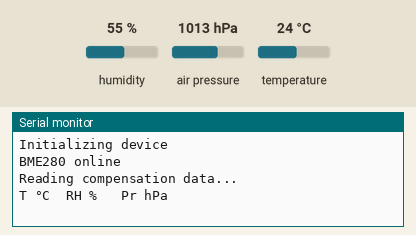
Simulated run of this sketch. Board: Arduino Uno, built with avr-gcc and run on an emulated ATmega328P. Parts: the last lines printed to the serial monitor. Wiring (inferred from the names in the program): BME280 sensor at I2C address 0x76. The inputs (shaded band) are chosen by the test bench; at power-on: humidity 55 %, air pressure 1013 hPa, temperature 24 °C.

Above: at 1.3 s.
1.4 s: humidity set to 22 %
At 3.2 s:
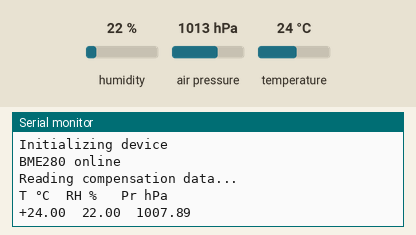
8.6 s: air pressure set to 952 hPa
At 9.1 s:
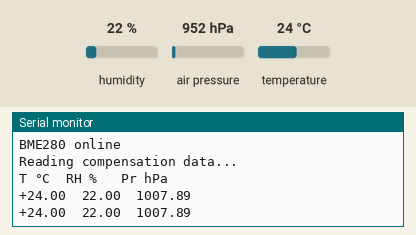
10.1 s: temperature set to 12 °C
At 13.4 s:
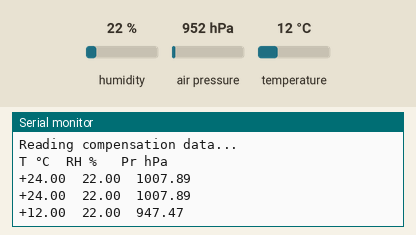

The sketch:

sensor_bme280_pers.ino
```cpp
/* This is an adapted code to use the 32 bits integers compensation formula from Bosch API.
 * This code is hence more adapted to ATMega328P microcontroller with limited resources.
 * See github.com/boschsensortec/BME280_SensorAPI/blob/master/bme280.c
 * Christian de Balorre,  Nov 20, 2024
*/

#define FOSC 16000000UL  // Clock frequency = Oscillator freq .
#define BDIV ((FOSC / 100000) - 16) / 2

// BME280 default 7bits address is 0x76 - 0b1110110
#define BME280_ADDRESS 0xEC  // Default = 111011x : SDO ground : x = 0 | Vddio x = 1
#define BME280_ID 0xD0
#define BME280_CONFIG 0xF5
#define BME280_CMEAS 0xF4
#define BME280_CHUM 0xF2  // Change to this register effective after wr to CTRL_MEAS
#define BME280_PREG 0xF7  // Pa register (0xF7 -> 0xF9)
#define BME280_TREG 0xFA  // T° register (0xFA -> 0xFC)
#define BME280_HREG 0xFD  // RH register (0xFD -> 0xFE)
#define BME280_TCAL 0x88
#define BME280_H1CAL 0xA1
#define BME280_HCAL 0xE1

// Change these values to your needs
#define H_MODE 0x02     // osrs_h * 2 : 0x00 = disable humidity sampling
#define TPF_MODE 0x4B   // osrs_t * 2 , osrs_p * 2, mode : normal
#define CONF 0x64       // Standbye 250ms, filter coeff 2

bool ack = 0;
bool nack = 1;
long t_fine;

struct data {
  byte msb;
  byte lsb;
  byte xlsb;
};

struct t_calib {
  unsigned int T1;
  int T2;
  int T3;
};

struct p_calib {
  unsigned int P1;
  int P2;
  int P3;
  int P4;
  int P5;
  int P6;
  int P7;
  int P8;
  int P9;
};

struct h_calib {
  byte H1;
  int H2;
  byte H3;
  int H4;
  int H5;
  char H6;
};

// Global vars
struct t_calib dig_t;
struct h_calib dig_h;
struct p_calib dig_p;

// Basic I2c functions
// Set clock rate and enable i2c controler and SDA/SDC ports
// ATmega328P : SCL = D19/PC5/A5 ; SDA = D18/PC4/A4
void i2c_init(void) {
  pinMode(18, INPUT);
  pinMode(19, INPUT);
  TWBR = BDIV;  // Bit rate : 100kHz@16MHz = 72 for prescaler = 1
  TWSR = 0x00;  // Status   : prescaler = 1
  TWCR = 0x00;
  bitSet(TWCR, TWEN);  // Enable i2c bloc and ports

  return;
}

void i2c_bye(void) {
  bitClear(TWCR, TWEN);  // Disable i2c bloc and SDA/SDC ports

  return;
}
// Start Master read/write session
// Note : TWSTA bit NOT cleared by hardware
byte i2c_start(void) {
  TWCR = _BV(TWINT) | _BV(TWSTA) | _BV(TWEN);
  while ((TWCR & 0x80) == 0);  // Wait for int flag to be set

  return (TWSR & 0xF8);  // Should be 0x08
}

void i2c_stop(void) {
  TWCR = _BV(TWINT) | _BV(TWSTO);

  return;
}

// Send a data byte
byte i2c_wrByte(byte data) {
  byte i = 0;
  TWDR = data;
  // Clear the int flag, send byte
  TWCR = _BV(TWINT) | _BV(TWEN);
  while ((TWCR & 0x80) == 0) { // Wait for twint flag to be set : < 100µs @ 100kbps
    delayMicroseconds(3);
    i++;
    if(i > 200) {             // Timeout 600µs
      Serial.print("Device timeout");
      break;
    }
  }
  return (TWSR & 0xF8);
}

// Receive a data byte
// If stop is set, will send a nack
byte i2c_rdByte(bool stop) {
  byte i = 0;
  if (stop) {
    TWCR = _BV(TWINT) | _BV(TWEN);  // Send NACK (TWEA =0) if last byte transmitted
  } else {
    TWCR = _BV(TWINT) | _BV(TWEA) | _BV(TWEN);  // Send regular ACK
  }
  while ((TWCR & 0x80) == 0){ // Wait for twint flag to be set  : < 100µs @ 100kbpbs
    delayMicroseconds(3);
    i++;
    if(i > 200){              // Timeout 600µs
      Serial.print("Device timeout");
      return (TWSR & 0xF8);
    }
  }
  return (TWDR);
}

void bme280_init() {
  byte stat;
  stat = i2c_start();
  if (stat != 0x08) {
    Serial.print("IO error - check SCL/SDA pins ");
    Serial.print(stat, HEX);
  }
  i2c_wrByte(BME280_ADDRESS & 0xFE);
  i2c_wrByte(BME280_ID);  // Request device ID register
  i2c_start();
  i2c_wrByte(BME280_ADDRESS | 0x01);
  stat = i2c_rdByte(nack);
  i2c_stop();

  if (stat != 0x60) {
    Serial.print("Unknown device : 0x");
    Serial.println(stat, HEX);
  } else {
    Serial.println("BME280 online");
  }
  // Prepare sensor to T°, Pa, RH reading ; note : when sensor disabled, output = 0x800000
  i2c_start();
  i2c_wrByte(BME280_ADDRESS & 0xFE);
  i2c_wrByte(BME280_CONFIG);
  i2c_wrByte(CONF);  // Standby 250ms, filter 2, spi off
  i2c_stop();
  delay(5);
  i2c_start();
  i2c_wrByte(BME280_ADDRESS & 0xFE);
  i2c_wrByte(BME280_CHUM);
  i2c_wrByte(H_MODE);
  i2c_stop();
  delay(5);
  i2c_start();
  i2c_wrByte(BME280_ADDRESS & 0xFE);
  i2c_wrByte(BME280_CMEAS);
  i2c_wrByte(TPF_MODE);
  i2c_stop();

  Serial.println("Reading compensation data...");
  // Read and populate T° & P compensation struct
  bme280_tpdig();
  // Read and populate RH compensation struct
  bme280_hdig();

  delay(100);

  return;
}

byte bme280_check(void) {
  byte ret;
  i2c_start();
  ret = i2c_wrByte(BME280_ADDRESS & 0xFE);
  i2c_stop();

  return ret;
}

long bme280_getdata(byte dev_addr, byte reg_addr) {
  struct data myData;
  long ret;
  i2c_start();
  i2c_wrByte(dev_addr & 0xFE);
  i2c_wrByte(reg_addr);
  i2c_start();
  i2c_wrByte(dev_addr | 0x01);
  myData.msb = i2c_rdByte(ack);
  myData.lsb = i2c_rdByte(ack);
  myData.xlsb = i2c_rdByte(nack);
  i2c_stop();

  ret = ((int)(myData.msb)) << 8;
  ret = ret | myData.lsb;
  if (reg_addr == 0xFD) {  // Humidity is 16 bits only (no xlsb)
    ret = ret & 0x0000FFFF;
    return ret;
  }
  ret = ret << 4;  // Pressure and temperature are 20 bits
  myData.xlsb = myData.xlsb >> 4;
  ret = ret | myData.xlsb;
  ret = ret & 0x000FFFFF;

  return ret;
}

// Read and populate RH compensation struct
void bme280_hdig(void) {
  byte digl;
  byte digh;
  i2c_start();
  i2c_wrByte(BME280_ADDRESS & 0xFE);
  i2c_wrByte(BME280_H1CAL);
  i2c_start();
  i2c_wrByte(BME280_ADDRESS | 0x01);
  dig_h.H1 = i2c_rdByte(nack);
  i2c_start();
  i2c_wrByte(BME280_ADDRESS & 0xFE);
  i2c_wrByte(BME280_HCAL);
  i2c_start();
  i2c_wrByte(BME280_ADDRESS | 0x01);
  digl = i2c_rdByte(ack);
  digh = i2c_rdByte(ack);
  dig_h.H2 = ((int)digh << 8) | digl;
  dig_h.H3 = i2c_rdByte(ack);
  digh = i2c_rdByte(ack);  // 0xE4
  digl = i2c_rdByte(ack);  // 0xE5
  // H4 is 12 bits from 0xE4 and Lnibble of 0xE5
  dig_h.H4 = ((int)digh << 4) | (digl & 0x0F);
  digh = i2c_rdByte(ack);  // 0xE6
  digl = digl & 0xF0;
  digl = digl >> 4;
  // H5 12 bits from E6 and hnibble of 0xE5
  dig_h.H5 = ((int)digh << 4) | digl;
  dig_h.H6 = i2c_rdByte(nack);
  i2c_stop();

  return;
}

// Read and populate T° & P compensation struct
void bme280_tpdig(void) {
  byte digl;
  byte digh;
  i2c_start();
  i2c_wrByte(BME280_ADDRESS & 0xFE);  // Master write
  i2c_wrByte(BME280_TCAL);
  i2c_start();  // Restart & Master read
  i2c_wrByte(BME280_ADDRESS | 0x01);
  digl = i2c_rdByte(ack);
  digh = i2c_rdByte(ack);
  dig_t.T1 = ((int)digh << 8) | digl;  // Should be 0x6E90
  digl = i2c_rdByte(ack);
  digh = i2c_rdByte(ack);
  dig_t.T2 = ((int)digh << 8) | digl;  // Should be 0x68ED
  digl = i2c_rdByte(ack);
  digh = i2c_rdByte(ack);
  dig_t.T3 = ((int)digh << 8) | digl;  // Should be 0x0032
  digl = i2c_rdByte(ack);
  digh = i2c_rdByte(ack);
  dig_p.P1 = ((int)digh << 8) | digl;
  digl = i2c_rdByte(ack);
  digh = i2c_rdByte(ack);
  dig_p.P2 = ((int)digh << 8) | digl;
  digl = i2c_rdByte(ack);
  digh = i2c_rdByte(ack);
  dig_p.P3 = ((int)digh << 8) | digl;
  digl = i2c_rdByte(ack);
  digh = i2c_rdByte(ack);
  dig_p.P4 = ((int)digh << 8) | digl;
  digl = i2c_rdByte(ack);
  digh = i2c_rdByte(ack);
  dig_p.P5 = ((int)digh << 8) | digl;
  digl = i2c_rdByte(ack);
  digh = i2c_rdByte(ack);
  dig_p.P6 = ((int)digh << 8) | digl;
  digl = i2c_rdByte(ack);
  digh = i2c_rdByte(ack);
  dig_p.P7 = ((int)digh << 8) | digl;
  digl = i2c_rdByte(ack);
  digh = i2c_rdByte(ack);
  dig_p.P8 = ((int)digh << 8) | digl;
  digl = i2c_rdByte(ack);
  digh = i2c_rdByte(nack);
  dig_p.P9 = ((int)digh << 8) | digl;
  i2c_stop();

  return;
}
// See github.com/boschsensortec/BME280_SensorAPI/blob/master/bme280.c for 32 bits compensation formulas
void bme280_dotemp(long *res) {
  long var1, var2;
  *res = 0;
  *res = bme280_getdata(BME280_ADDRESS, BME280_TREG);

  var1 = (*res >> 3) - ((long)dig_t.T1 << 1);
  var1 = (var1 * dig_t.T2) >> 11;
  var2 = (*res >> 4) - dig_t.T1;
  var2 = (((var2 * var2) >> 12) * dig_t.T3) >> 14;
  t_fine = var1 + var2;
  *res = ((t_fine * 5) + 128) >> 8;

  return;
}

void bme280_dorh(long *res) {
  long var1, var2, var3, var4, var5;
  *res = 0;
  *res = bme280_getdata(BME280_ADDRESS, BME280_HREG);

  var1 = t_fine - 76800;
  var2 = *res << 14;
  var3 = (long)(dig_h.H4) << 20;
  var4 = (long)(dig_h.H5) * var1;
  var5 = (((var2 - var3) - var4) + 16384) >> 15;
  var2 = (var1 * (long)(dig_h.H6)) >> 10;
  var3 = (var1 * (long)(dig_h.H3)) >> 11;
  var4 = ((var2 * (var3 + 32768)) >> 10) + 2097152;
  var2 = ((var4 * (long)(dig_h.H2)) + 8192) >> 14;
  var3 = var5 * var2;
  var4 = ((var3 >> 15) * (var3 >> 15)) >> 7;
  var5 = var3 - ((var4 * ((long)dig_h.H1)) >> 4);
  var5 = (var5 < 0 ? 0 : var5);
  var5 = (var5 > 419430400 ? 419430400 : var5);
  *res = var5 >> 12;

  return;
}

void bme280_dopressure(long *res) {
  long var1, var2, var3, var4, var5, press_temp;
  *res = 0;
  *res = bme280_getdata(BME280_ADDRESS, BME280_PREG);

  var1 = (t_fine >> 1) - 64000;
  var2 = ((var1 >> 2) * (var1 >> 2) >> 11) * dig_p.P6;
  var2 = var2 + ((var1 * dig_p.P5) << 1);
  var2 = (var2 >> 2) + ((long)(dig_p.P4) << 16);
  var3 = (dig_p.P3 * (((var1 >> 2) * (var1 >> 2)) >> 13)) >> 3;
  var4 = (dig_p.P2 * var1) >> 1;
  var1 = (var3 + var4) >> 18;
  var1 = ((32768 + var1) * dig_p.P1) >> 15;

  // Avoid exception caused by division by zero : simplified with no max nor min - diff in comments
  if (var1) {
    var5 = 1048576 - *res;
    press_temp = (var5 - (var2 >> 12)) * 3125;
    if (press_temp < -2147483648) {  // Force signed comparison
      press_temp = (press_temp << 1) / var1;
    } else {
      press_temp = (press_temp / var1) << 1;
    }
    var1 = 4285 * ((press_temp >> 3) * (press_temp >> 3) >> 13);  // Avoid 64 bits data overflow...
    var1 = var1 >> 12;
    var2 = ((press_temp >> 2) * dig_p.P8) >> 13;
    press_temp = press_temp + ((var1 + var2 + dig_p.P7) >> 4);
    *res = press_temp;
  } else {
    *res = 30000;
  }

  return;
}

void setup() {
  Serial.begin(9600);
  i2c_init();
  Serial.println("Initializing device");
  bme280_init();
  Serial.println("T °C\tRH %\t Pr hPa");
}


void loop() {
  long res;
  unsigned int dec, intg;
  byte sign = '+';
  byte stat = 0;
  bool err = 0;

  // BME 280 sanity check
  do {
    stat = bme280_check();
    if (stat != 0x18) {
      Serial.println("Device not responding...");
      Serial.print("Error 0x");
      Serial.println(stat, HEX);
      err = true;
      stat = 1;
    }
    else {
      stat = 0;
      if (err) {
        Serial.println("Device reinit...");
        err = false;
        i2c_init();
        bme280_init();
        break;
    }

    }
    delay(2000);
  } while(stat);

  // Use float variable for easier & faster coding
  // Use int variables for 8bits µc resource sparing

  bme280_dotemp(&res);
  // res = int32 in 0.01°C ie 5123 = 51.23°C

  if (res >> 31) {  // Test bit sign ; run 2 bits complement if negative)
    res = ~res + 1;
    sign = '-';
  }
  intg = (unsigned int)(res / 100);
  dec = (unsigned int)(res % 100);

  Serial.write(sign);
  Serial.print(intg, DEC);
  Serial.write(0x2e);
  if (dec < 0x0A) Serial.write(0x30);
  Serial.print(dec, DEC);
  Serial.print('\t');

  bme280_dorh(&res);
  // res = uin32t in Q22.10 int.frac format
  dec = (int)(res & 0x000003FF);
  dec = dec / 10;  // 2 decimal precision more than enough
  intg = (int)(res >> 10);

  Serial.print(intg, DEC);
  Serial.write(0x2e);
  if (dec < 0x0A) Serial.write(0x30);
  Serial.print(dec, DEC);
  Serial.print('\t');


  bme280_dopressure(&res);
  // res = uin32t Pa
  intg = (int)(res / 100);
  dec = (int)(res % 100);

  Serial.print(intg, DEC);
  Serial.write(0x2e);
  if (dec < 0x0A) Serial.write(0x30);
  Serial.print(dec, DEC);
  Serial.println();
  delay(3000);
}
```

Measured:
- after the input at 1.4 s, the serial monitor: prints a new line after 0.72 s (image 1)
- after the input at 10.1 s, the serial monitor: prints a new line after 2.0 s (image 3)
